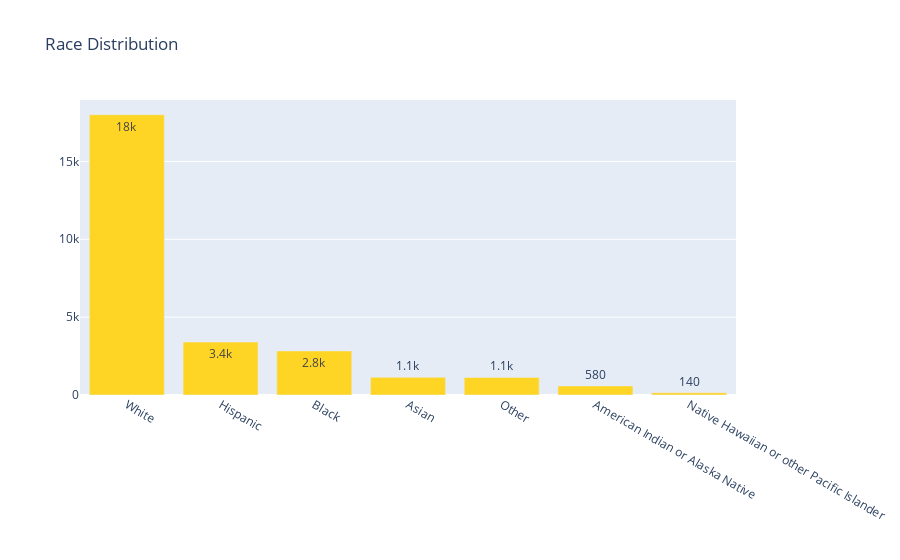

The notebook cell this image was saved under:
### Code cell
df_race_count_long = pd.melt(
    df_race_count,
    var_name='Race',
    value_name='Count'
)
df_race_count_long.to_csv("result.csv",index=False)

fig = px.bar(
    df_race_count_long, 
    x='Race', 
    y='Count',
    title='Race Distribution',
    text_auto='.2s', # put numbers in K format
    color_discrete_sequence=['#ffd525']
    
)
fig.update_yaxes(title="").update_xaxes(title="").update_layout(xaxis={'categoryorder':'total descending'}).show()

### Figure 1 — Plotly figure (JSON) as saved in the notebook; plotly's stock layout.template omitted (floating-point values rounded to 4 significant figures)
{"data": [{"alignmentgroup": "True", "hovertemplate": "Race=%{x}<br>Count=%{y}<extra></extra>", "legendgroup": "", "marker": {"color": "#ffd525", "pattern": {"shape": ""}}, "name": "", "offsetgroup": "", "orientation": "v", "showlegend": false, "textposition": "auto", "texttemplate": "%{y:.2s}", "type": "bar", "x": ["White", "Black", "Asian", "American Indian or Alaska Native", "Native Hawaiian or other Pacific Islander", "Hispanic", "Other"], "xaxis": "x", "y": [17995, 2830, 1132, 584, 142, 3402, 1130], "yaxis": "y"}], "layout": {"barmode": "relative", "legend": {"tracegroupgap": 0}, "title": {"text": "Race Distribution"}, "xaxis": {"anchor": "y", "categoryorder": "total descending", "domain": [0, 1], "title": {"text": ""}}, "yaxis": {"anchor": "x", "domain": [0, 1], "title": {"text": ""}}}}
